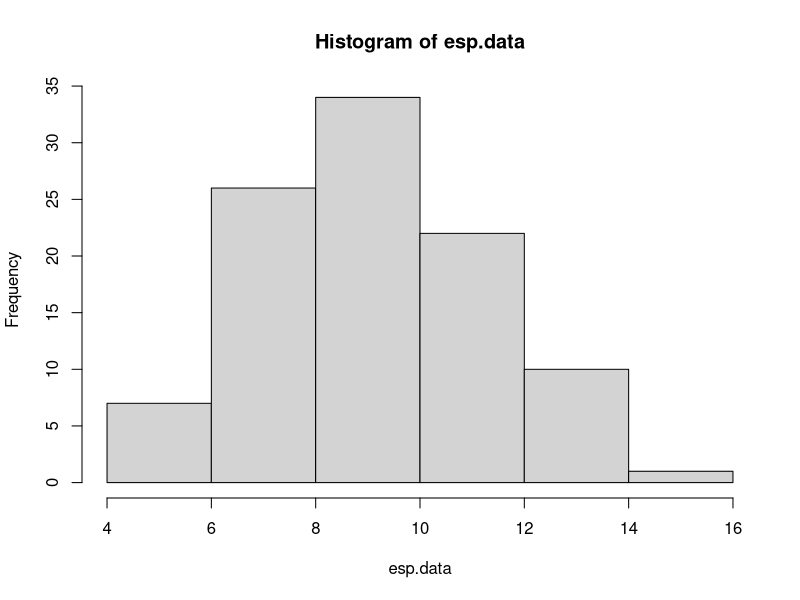
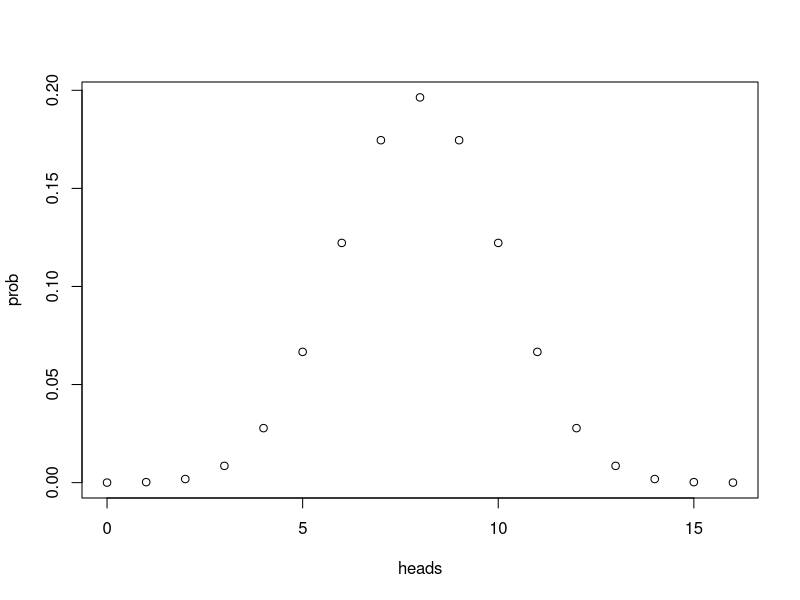
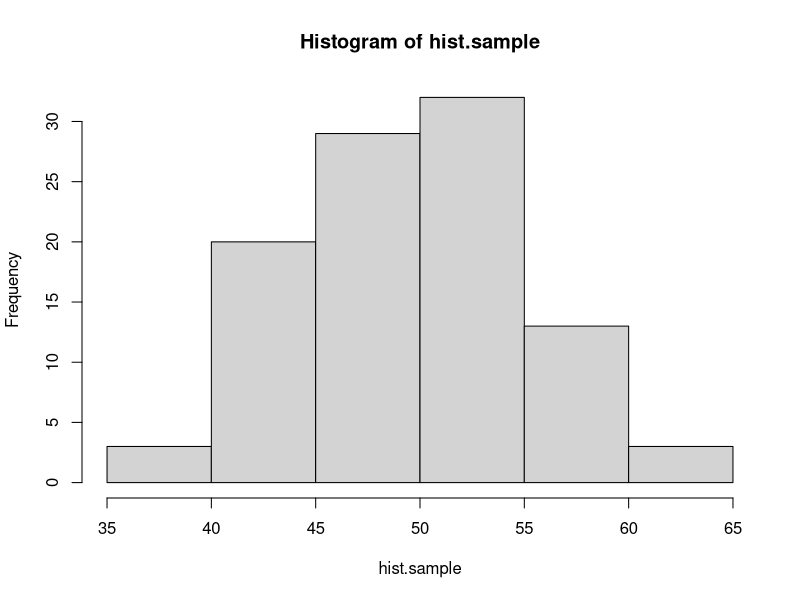
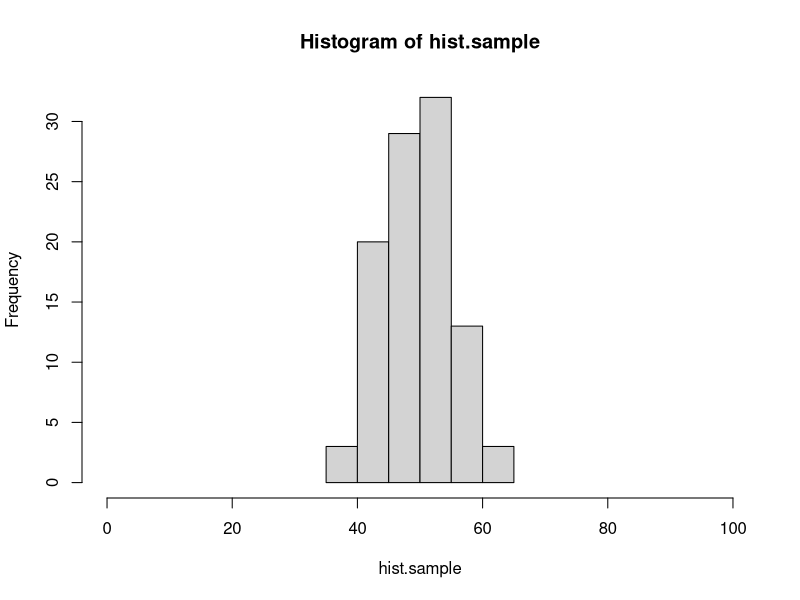
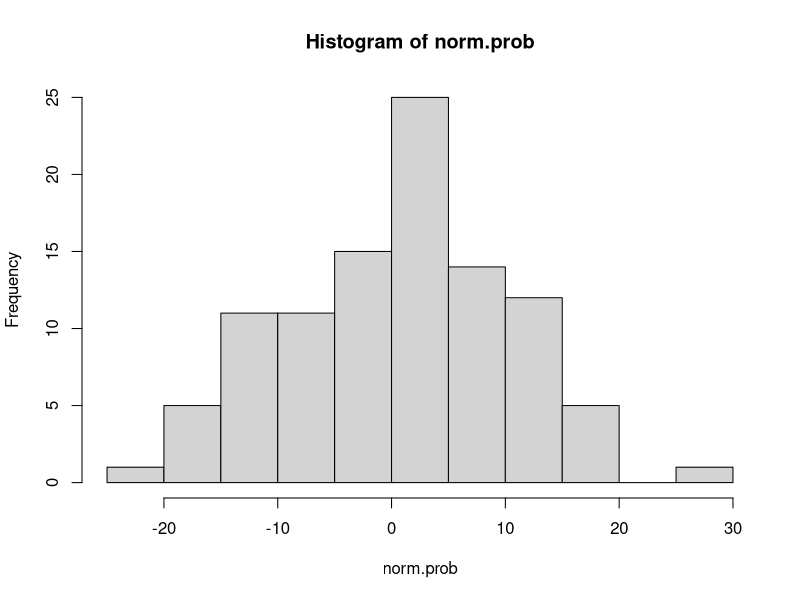
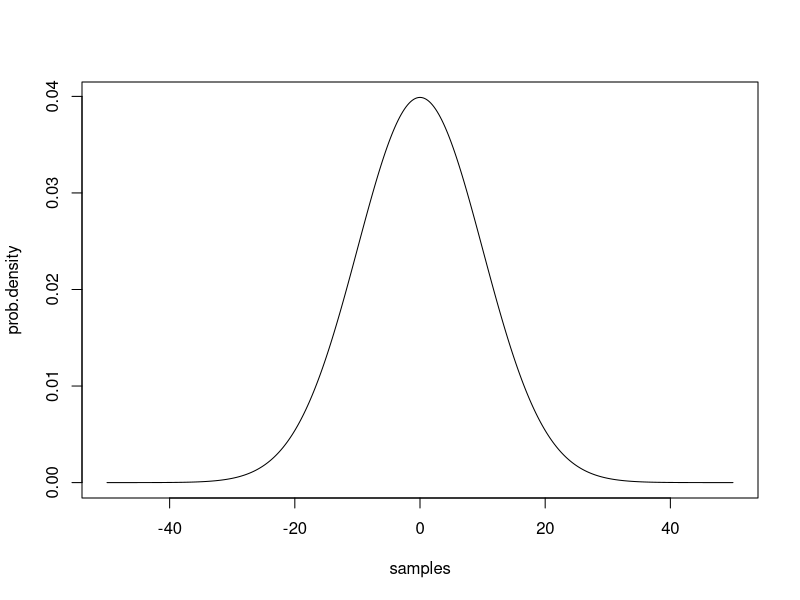

The R script that drew these images, in order:
#### practice with probability distributions ####

# calculating the likelihood requires understanding how to work
# with probability distributions. let's start with the binomial
# distribution.

# the binomial distribution describes the number of "success" in
# some number of "trials" given some probability of success. it 
# is the "coin flipping" distribution. 

# in R, we can draw a sample from a binomial distribution with rbinom()
# this isn't the first time you've seen rbinom, but here it is again, 
# with the parameters spelled out. you can try changing these to explore
# how the function works.

number.of.samples <- 2
number.of.trials.per.sample <- 10
probability.of.success <- 0.7

rbinom(number.of.samples, number.of.trials.per.sample, probability.of.success)

# below, use rbinom to create sample data for the following scenario.
# an experiment tests whether subjects have ESP. 100 subjects are each given
# the opportunity to predict whether a randomly generated number is odd or even.
# each subject makes 20 guesses.
# of course, ESP doesn't exist, so the probability of a successful guess is 0.50.
# store the result in a vector called esp.data

esp.data <- rbinom(100, 20, 0.50)
esp.data
# a quick way to visualize a distribution is with the hist() function:
hist(esp.data)

# what if we want to know the probability of someone getting exactly 10 guesses
# correct out of 20, if they are randomly guessing? for that we use the density
# function of the binomial: dbinom()

value.to.check <- 10
number.of.trials <- 20
probability.of.success <- 0.5

dbinom(value.to.check, number.of.trials, probability.of.success)

# use dbinom to find out the probability of someone answering 87 out of 100
# questions correctly, if they have a 0.9 probability of giving a correct answer
# for each individual question.

dbinom(87, 100, 0.90)

# with dbinom, you can use a vector as the first argument, to check the probability
# of multiple values at the same time:

values <- c(3, 4, 5)
dbinom(values, 8, 0.5)

# using this shortcut, *plot* the full distribution (probability mass function)
# for flipping 16 fair coins, counting the total number of heads.
# hint: create one vector for the different possible outcomes
#       then use dbinom to calculate the probability of all of the elements in the vector

heads <- seq(0,16)
prob <- dbinom(heads, 16, 0.50)
plot(heads, prob)

# quick detour #

# here's a quick tip about plot() or hist()
# if you want to change the range on the x-axis, you can use the xlim argument:

hist.sample <- rbinom(100, 100, 0.5)
hist(hist.sample)
hist(hist.sample, xlim=c(0,100)) # compare this plot to the line above.

# the normal distribution ##

# normal (gaussian) distributions are characterized by two parameters: mean and standard deviation
# the mean is the the location of the peak of the distribution, and the sd controls the width.
# the smaller the sd, the more peaked the distribution is in the center.

# like the binomial, there are rnorm() and dnorm() functions.

# generate 100 samples from a normal distribution with mean 0 and standard deviation 10.
# then use hist() to create a histogram of these samples.

norm.prob <- rnorm(100, mean = 0, sd = 10)
hist(norm.prob)

# now plot the probability density function of this distribution.
# use the same strategy as you did above with the binomial to find the density of the normal
# distribution with mean 0 and sd 10 for values between -50 and 50. the distribution is continuous
# so, choose a reasonably small step size between values (remember the seq() function).

samples <- seq(from = -50, to = 50, by = 0.25)
prob.density <- dnorm(samples, mean = 0, sd = 10)
plot(samples, prob.density, type = "l")

#### practice calculating likelihoods ####

# here's some data from 10 participants in an ESP experiment like the one described
# above. each subject had 20 guesses. the number of correct guesses is reported.

esp.practice.data <- data.frame(subject=1:10, n.correct=c(11,10,6,10,6,12,10,8,9,11))

# calculate the likelihood (regular, not log) for this data for three different values
# of the probability of success parameter: 0.4, 0.5, and 0.6.
# hint: prod() will multiple all elements of a vector together.

prod(dbinom(esp.practice.data$n.correct, 20, 0.4))
prod(dbinom(esp.practice.data$n.correct, 20, 0.5))
prod(dbinom(esp.practice.data$n.correct, 20, 0.6))

# which parameter value of those options is most likely?

#The probability of success being 0.50.

# here is a sample of response times for a single subject from a rapid decision making experiment.
rt.sample <- c(391.5845, 411.9970, 358.6373, 505.3099, 616.2892, 481.0751, 422.3132, 511.7213, 205.2692, 522.3433, 370.1850,
               517.4617, 332.3344, 316.8760, 395.5431, 231.7831, 399.8646, 238.9064, 299.7924, 474.7512, 271.6326, 423.4861,
               379.7867, 212.7789, 233.8291, 472.4591, 534.2131, 453.9655, 408.3443, 352.3001)

# calculate the **log** likelihood for this data assuming that it is generated by a normal
# distribution for each of the following parameters. 
# hint: sum() adds the numbers in a vector. log() is the natural log function, or log=T for dnorm().

# 1) mean 350, sd 50
# answer needed here.

# 2) mean 400, sd 50
# answer needed here.

# 3) mean 450, sd 50
# answer needed here.

# 4) mean 350, sd 100
# answer needed here.

# 5) mean 400, sd 100
# answer needed here.

# 6) mean 450, sd 100
# answer needed here.

# which parameter set has the highest likelihood?

# answer needed here.

# here is a set of data for a subject in a categorization experiment, modeled with GCM.
# calculate the log likelihood of the parameters in the model (which i am not showing you).
# the point here is to know what to do when the model gives you a predicted probability
# of a response, and the data is either that response or not that response.
# hint: add a new column indicating the likelihood of each response, using mapply. then convert to log and add.
# if you do this correctly, the answer is -10.84249.

gcm.practice.data <- data.frame(correct.response = c(T, T, T, T, F, T, T, F, T, T, T, F, F, T, T, F, T, T, T, T),
                                gcm.probability.correct = c(0.84, 0.80, 0.84, 0.80, 0.79, 0.86, 0.89, 0.87, 0.69, 0.85, 0.75,
                                                            0.74, 0.82, 0.85, 0.87, 0.69, 0.83, 0.87, 0.80, 0.76))

# answer needed here.

#### maximum likelihood estimation ####

# the same search strategies we used for parameter fitting with rmse can be used with likelihoods,
# including grid search.

# here are the number of correct responses each subject gave in an experiment in which they had to
# decide if two images were the same or different. there were 40 trials for each subject
same.diff.data <- c(32, 29, 31, 34, 26, 29, 31, 34, 29, 31, 30, 29, 31, 34, 33, 27, 32, 29, 29, 27)

# we can model this experiment's data as 40 coin flips for each subject. use grid search to plot the likelihood
# function for values of theta (probability of a correct response) between 0.5 and 0.9, in steps of 0.01.
# start by writing a function that calculates the likelihood (not log) for the entire set of data given a value of theta.

# answer needed here.

# then use sapply to run the function for each possible value of theta in the set. use seq() to generate the
# set of possible values. plot the set of values on the x axis and the corresponding likelihoods on the y axis.

# answer needed here.

# the "true" underlying value i used to generate the data was 0.75. does that match up with the grid search?

## mle with optim()

# in this section, you'll do model recovery for a descriptive model of the linear relationship 
# between two continuous variables.

# let's assume that variable y is a linear function of variable x, such that:
# y = 4 + 0.8x

# create a vector of x values from 0 to 100, and the corresponding vector of y values,
# then plot these with x values on the x axis, and y values on the y axis.

# answer needed here.

# now let's assume that the relationship between x and y isn't perfect. there's a bit of random
# noise. add a random sample from a normal distribution with mean 0 and sd 10 to each y value.
# hint: there are 101 y values, so you need 101 samples.

# answer needed here.

# plot the data again, with the new noisy y values.

# answer needed here.

# there are three parameter values that control this plot,
# the intercept of the line: 4
# the slope of the line: 0.8
# the sd of the normal distribution: 10

# say that we observe a point of data, x = 20 and y = 27.
# the linear equation, y <- 4 + 0.8*x, predicts that when x is 20 y should also be 20.
4 + 0.8*20

# our model of this data assumes that the relationship is not perfect.
# we assume that there is noise so that when x is 20, the most likely value of y should be 4 + 0.8*x,
# but other values of y are possible. we describe the probability of different values of y with a normal
# distribution. when x is 20, then the normal distribution of y values is centered on 20, because the line
# says that y is 4 + 0.8x. using the normal distribution is helpful because it gives us a way to quantify
# how likely a value of 19 is compared to a value of 16, when x is 20.

# here's an example
x.observed <- 20
y.predicted <- 4 + 0.8*x.observed

# to find out the probability of y.observed=20, use dnorm()
# the mean of the normal distribution should be y.predicted (the distribution is centered on the line)
# and the sd of the normal is a parameter we will estimate, but for the demo below, is set to 10.
y.observed <- 20
dnorm(y.observed, y.predicted, 10)

# write the code to see how likely it is that y will be 33 when x is 29? (assuming sd = 10)
# the correct answer is 0.03371799...

# answer needed here.

# now generalize your solution to compute the likelihood of each value of y that you generated above.
# in other words, write the code that takes a vector of x and y values, and returns the probability
# of each pair given that the relationship between x and y is y <- 4 + 0.8*x and the normal distribution has an sd of 10.

# answer needed here.

# now generalize your solution one step further. write a function that takes in a vector of parameters,
# where parameters[1] is the intercept, parameters[2] is the slope, and parameters[3] is the sd of the normal,
# and returns the total **negative log likelihood**. remember, we want the negative log likelihood because
# optim() will find the set of parameters that minimizes a function.

# answer needed here.

# use optim() and Nelder-Mead to search for the best fitting parameters. remember to ensure that sd > 0
# and return NA if it is not.

# answer needed here.

# finally, plot the best fitting line on your points by using the abline() function, and the parameters that optim() found.

# answer needed here.
